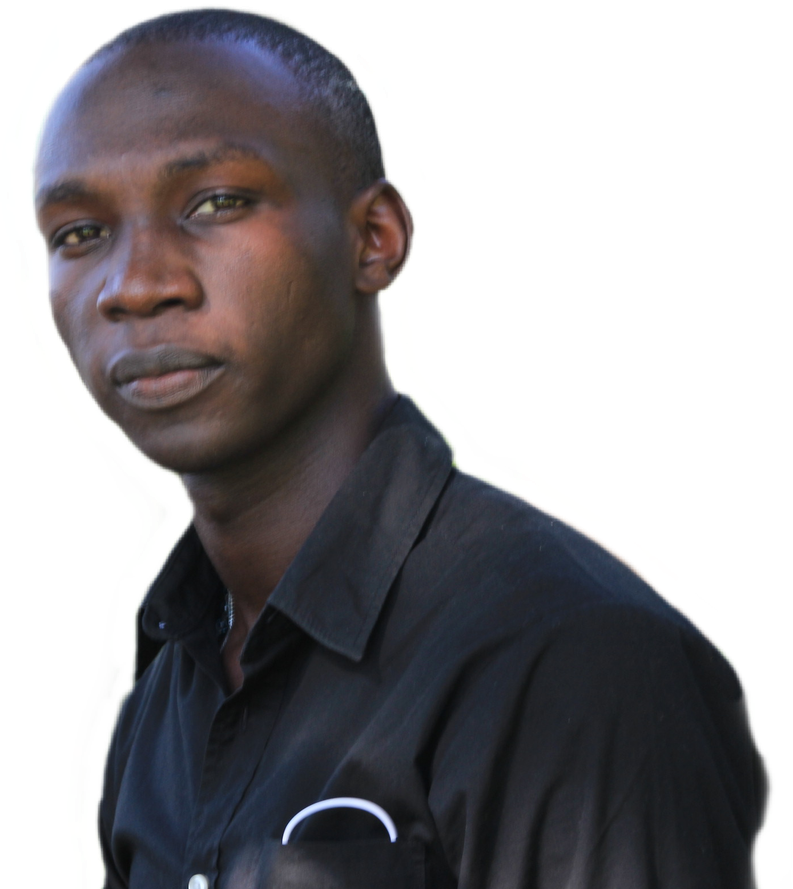
#> input picture IMAGES & PHOTO SCRIPTS/photo editor/lary.png, 793 x 889 px, shrunk from 1389 x 1557 before the run, found by its file name
$ python photo.py
#> lines starting #> are read from the running program, lines starting #| are printed output that depends on the picture
from PIL import Image

me = Image.open("lary.png")
#> me is the input picture: PIL image 793x889 RGBA; mean R, G, B, A 35.7, 35.9, 35.3, 135.7
back = Image.open("images.jpg")
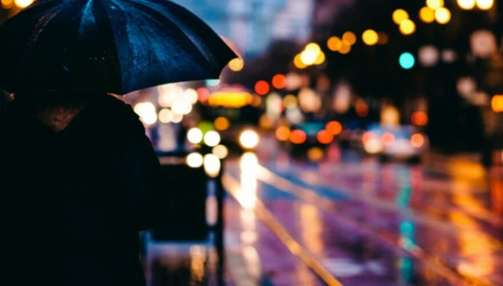
#> input picture IMAGES & PHOTO SCRIPTS/photo editor/images.jpg, 503 x 286 px, shrunk from 880 x 500 before the run, found by its file name
#> back is the input picture: PIL image 503x286 RGB; mean R, G, B 76.4, 62.5, 59.5
back.paste(me, (0, 0), me)
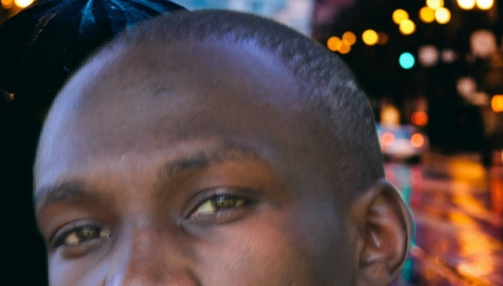
#> back: PIL image 503x286 RGB; mean R, G, B 84.7, 69, 67.4
back.show()


# [4 lines of commented-out code are left out]
